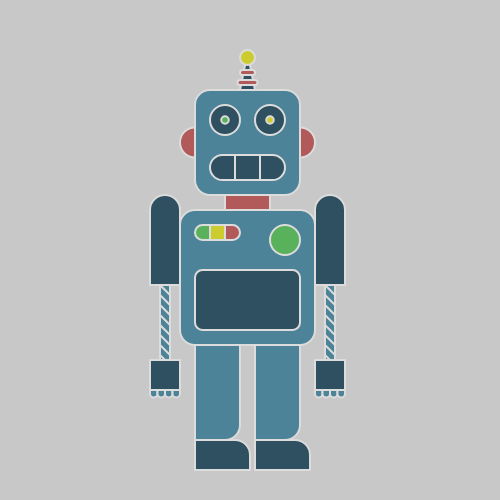
Frame 1 (no input)
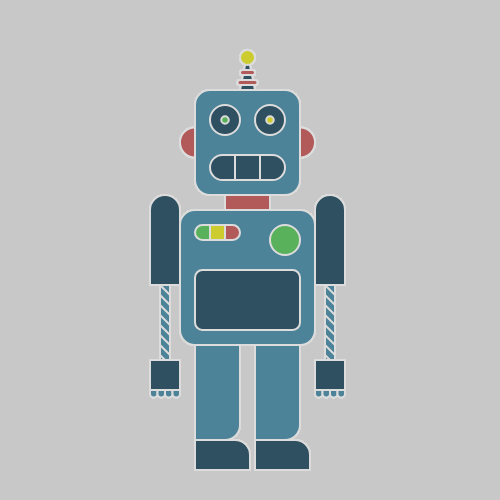
Frame 60 (no input)
Frame 120 (the mouse pressed at the canvas centre since frame 60): identical to frame 60, image omitted

The p5.js sketch that drew these frames (run headless with seeded random() and noise() and a simulated clock; from frame 60 on, the mouse is pressed at the canvas centre):

// p5.js sketch
// ── sketch.js
function setup() {
	// define artboard size
	createCanvas(500,500);
	// Set here the values that are not changing all over the sketch
	strokeWeight(2);
	stroke(220);
	background(200);
}

function draw() {

colorMode(RGB);
rectMode(CORNER);
ellipseMode(CENTER);

//arms
fill(47,80,96);
rect(150,195,30,90,15,15,0,0);
rect(315,195,30,90,15,15,0,0);



fill(77,131,153);

rect(160,285,10,75);
rect(325,285,10,75);


line(160,285,170,295);
line(160,295,170,305);
line(160,305,170,315);
line(160,315,170,325);
line(160,325,170,335);
line(160,335,170,345);
line(160,345,170,355);
line(160,355,170,365);

line(325,285,335,295);
line(325,295,335,305);
line(325,305,335,315);
line(325,315,335,325);
line(325,325,335,335);
line(325,335,335,345);
line(325,345,335,355);
line(325,355,335,365);

fill(47,80,96);
rect(150,360,30,30);
rect(315,360,30,30);


//fingers

fill(77,131,153);

rect(150,390,7.5,7.5,0,0,3.75,3.75);
rect(157.5,390,7.5,7.5,0,0,3.75,3.75);
rect(165,390,7.5,7.5,0,0,3.75,3.75);
rect(172.5,390,7.5,7.5,0,0,3.75,3.75);

rect(315,390,7.5,7.5,0,0,3.75,3.75);
rect(322.5,390,7.5,7.5,0,0,3.75,3.75);
rect(330,390,7.5,7.5,0,0,3.75,3.75);
rect(337.5,390,7.5,7.5,0,0,3.75,3.75);

//body

rect(180,210,135,135,15);

fill(178,89,89);
rect(225,195,45,15);

fill(89,178,91);
rect(195,225,15,15,7.5,0,0,7.5);
fill(204,204,46);
rect(210,225,15,15);
fill(178,89,89);
rect(225,225,15,15,0,7.5,7.5,0);

fill(89,178,91);
ellipse(285,240,30);

fill(47,80,96);
rect(195,270,105,60,7.5);


//legs

fill(77,131,153);
rect(195,345,45,95,0,0,15,0);
rect(255,345,45,95,0,0,15,0);

fill(47,80,96);
rect(195,440,55,30,0,60,0,0);
rect(255,440,55,30,0,60,0,0);


//head

fill(178,89,89);
ellipse(195,142.5,30);
ellipse(300,142.5,30);

fill(77,131,153);
rect(195,90,105,105,15);

fill(47,80,96);
rect(210,155,25,25,12.5,0,0,12.5);
rect(235,155,25,25);
rect(260,155,25,25,0,12.5,12.5,0);

fill(47,80,96);
ellipse(225,120,30);
fill(89,178,91);
ellipse(225,120,7.5);

fill(47,80,96);
ellipse(270,120,30);
fill(204,204,46);
ellipse(270,120,7.5);

fill(47,80,96);
triangle(240,90,255,90,247.5,53);
fill(178,89,89);
rect(240,70,15,5,2.5);
rect(237.5,80,20,5,2.5);

fill(204,204,46);
ellipse(247.5,57.5,15);

}
